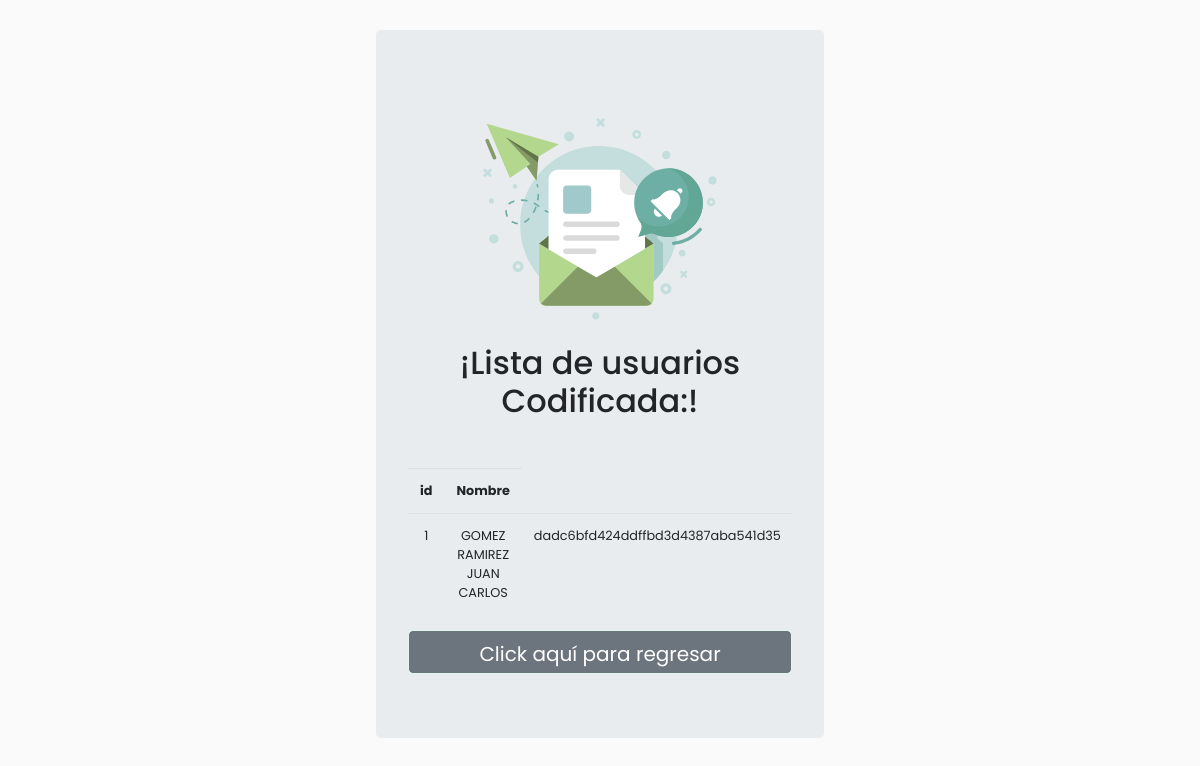
/protected/php/codificador2.php, run on the app's committed database.
### tables this page shows
CREATE TABLE "nom035R1a" (
  "id" integer NOT NULL PRIMARY KEY AUTOINCREMENT,
  "p1_R1a" text NOT NULL,
  "p2_R1a" text NOT NULL,
  "p3_R1a" text NOT NULL,
  "p4_R1a" text NOT NULL,
  "p5_R1a" text NOT NULL,
  "p6_R1a" text NOT NULL,
  "p7_R1a" text NOT NULL,
  "p8_R1a" text NOT NULL,
  "p9_R1a" text NOT NULL,
  "p10_R1a" text NOT NULL,
  "p11_R1a" text NOT NULL,
  "p12_R1a" text NOT NULL,
  "p13_R1a" text NOT NULL,
  "p14_R1a" text NOT NULL,
  "p15_R1a" text NOT NULL,
  "p16_R1a" text NOT NULL,
  "p17_R1a" text NOT NULL,
  "p18_R1a" text NOT NULL,
  "p19_R1a" text NOT NULL,
  "p20_R1a" text NOT NULL,
  "p21_R1a" text NOT NULL,
  "empresa_R1a" text NOT NULL,
  "dirEmpresa_R1a" text NOT NULL,
  "correo_R1a" text NOT NULL,
  "codeMd5_R1a" text NOT NULL,
  "usrSexo_R1a" text NOT NULL,
  "usrNumEmp_R1a" text NOT NULL,
  "fechaHoraInicio_R1a" text NOT NULL,
  "fechaHoraFinal_R1a" text NOT NULL,
  "usrNombre_R1a" text NOT NULL
);

### protected/php/codificador2.php (the view, shortened to what this page needs)
<!DOCTYPE html>
<html lang="es">
<head>
	<link rel="stylesheet" href="../css/bootstrap.min.css">
	<link rel="stylesheet" href="../css/all.css">
	<link rel="stylesheet" href="../css/animate.css">
	<link rel="stylesheet" href="../css/style.css">
</head>
<body>
	 <div class="container-fluid animated fadeIn">
	 	<div class="abs-center">
		 		<div class="bg-muted form p-3">
		 			<div class="row">
		 				<div class="col-12 text-center jumbotron">
				 			<img src="../img/mail.svg" class="img-fluid mx-auto animated swing delay-2s" style="width: 250px;">
				 			<h2>¡Lista de usuarios Codificada:!</h2>
				 			<br>
				 			<p>
				 			<table class="table" style="font-size: .8em;">
				 				<tr>
				 					<th>id</th>
				 					<th>Nombre</th>
				 				</tr>
				 				<?php
								$con = new SQLite3("../data/nom035.db") or die("Problemas para conectar");
								$cs = $con -> query("SELECT id,usrNombre_R1a,usrNombre_R1a FROM nom035R1a ORDER BY id");
								while ($resul = $cs -> fetchArray()) {
									$id = $resul['id'];
									$usrNombre_R1a = $resul['usrNombre_R1a'];
									$nombre = $resul['usrNombre_R1a'];
									echo '
									<tr>
									<td>'.$id.'</td>
									<td>'.$usrNombre_R1a.'</td>
									<td>'.md5($nombre).'</td>
									</tr>
									';
								}
				 				 ?>
				 			</table>
				 			</p>
				 			<a href="../" class="btn btn-secondary btn-lg form-control">Click aquí para regresar</a>
			 			</div>
			 		</div>
			 	</div>
	 	</div>
	 </div>
</body>
</html>

### css/style.css (style rules this page uses)
body { font-family: 'Poppins', sans-serif; background: #fafafa; }
a { text-decoration: none; transition-duration: .3s; }
a:link { text-decoration: none; }
.form-control { border: 1px solid #E4F5EF; }
.abs-center { display: flex; align-items: center; justify-content: center; min-height: 100vh; }
.form { width: 450px; }

### data on the page
nom035r1a: id "1", usrNombre_R1a "GOMEZ RAMIREZ JUAN CARLOS", usrNombre_R1a "dadc6bfd424ddffbd3d4387aba541d35"
